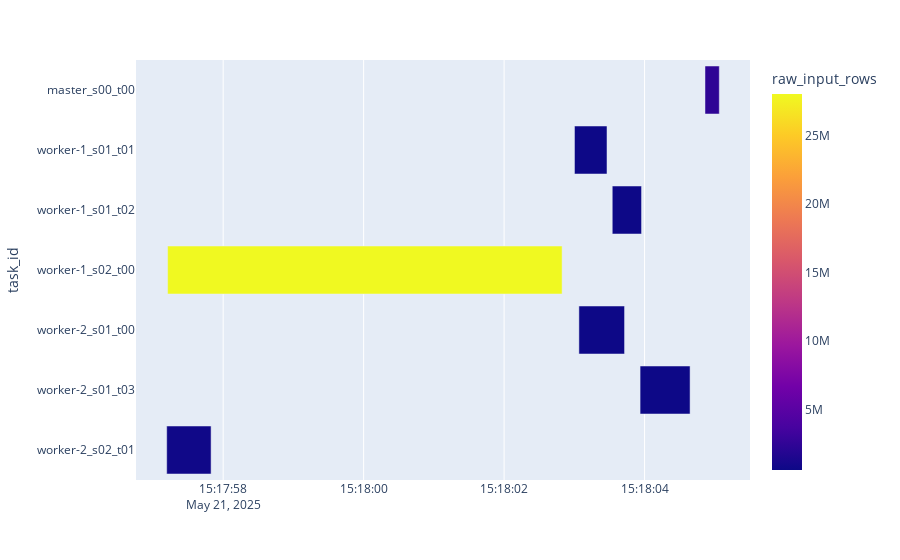

Here is the notebook cell this chart was saved with:
### Code cell
vt.drawQuery("","qq_base", True)

### Figure 1 — Plotly figure (JSON) as saved in the notebook; plotly's stock layout.template omitted (floating-point values rounded to 4 significant figures)
{"data": [{"alignmentgroup": "True", "base": ["2025-05-21T15:18:03.540000", "2025-05-21T15:17:57.209000", "2025-05-21T15:18:03.002000", "2025-05-21T15:17:57.196000", "2025-05-21T15:18:03.065000", "2025-05-21T15:18:03.936000", "2025-05-21T15:18:04.860000"], "customdata": [[0.42, 602218, 600040, 16], [5.62, 28028847, 2344129, 16], [0.46, 602124, 599963, 16], [0.63, 772144, 64532, 16], [0.65, 602179, 599978, 16], [0.71, 602140, 600019, 16], [0.2, 2400000, 1, 9]], "hovertemplate": "<b>%{hovertext}</b><br><br>start=%{base}<br>end=%{x}<br>durSecs=%{customdata[0]}<br>raw_input_rows=%{marker.color:,d}<br>output_rows=%{customdata[2]:,d}<br>splits=%{customdata[3]:,d}<extra></extra>", "hovertext": ["worker-1_s01_t02", "worker-1_s02_t00", "worker-1_s01_t01", "worker-2_s02_t01", "worker-2_s01_t00", "worker-2_s01_t03", "master_s00_t00"], "legendgroup": "", "marker": {"color": [602218, 28028847, 602124, 772144, 602179, 602140, 2400000], "coloraxis": "coloraxis", "pattern": {"shape": ""}}, "name": "", "offsetgroup": "", "orientation": "h", "showlegend": false, "textposition": "auto", "type": "bar", "x": [417, 5617, 463, 632, 650, 712, 204], "xaxis": "x", "y": ["worker-1_s01_t02", "worker-1_s02_t00", "worker-1_s01_t01", "worker-2_s02_t01", "worker-2_s01_t00", "worker-2_s01_t03", "master_s00_t00"], "yaxis": "y"}], "layout": {"autosize": true, "barmode": "overlay", "coloraxis": {"colorbar": {"title": {"text": "raw_input_rows"}}, "colorscale": [[0, "#0d0887"], [0.1111, "#46039f"], [0.2222, "#7201a8"], [0.3333, "#9c179e"], [0.4444, "#bd3786"], [0.5556, "#d8576b"], [0.6667, "#ed7953"], [0.7778, "#fb9f3a"], [0.8889, "#fdca26"], [1, "#f0f921"]]}, "legend": {"tracegroupgap": 0}, "margin": {"t": 60}, "xaxis": {"anchor": "y", "autorange": true, "domain": [0, 1], "range": ["2025-05-21 15:17:56.7589", "2025-05-21 15:18:05.5011"], "type": "date"}, "yaxis": {"anchor": "x", "autorange": true, "categoryorder": "category descending", "domain": [0, 1], "range": [-0.5, 6.5], "title": {"text": "task_id"}, "type": "category"}}}
